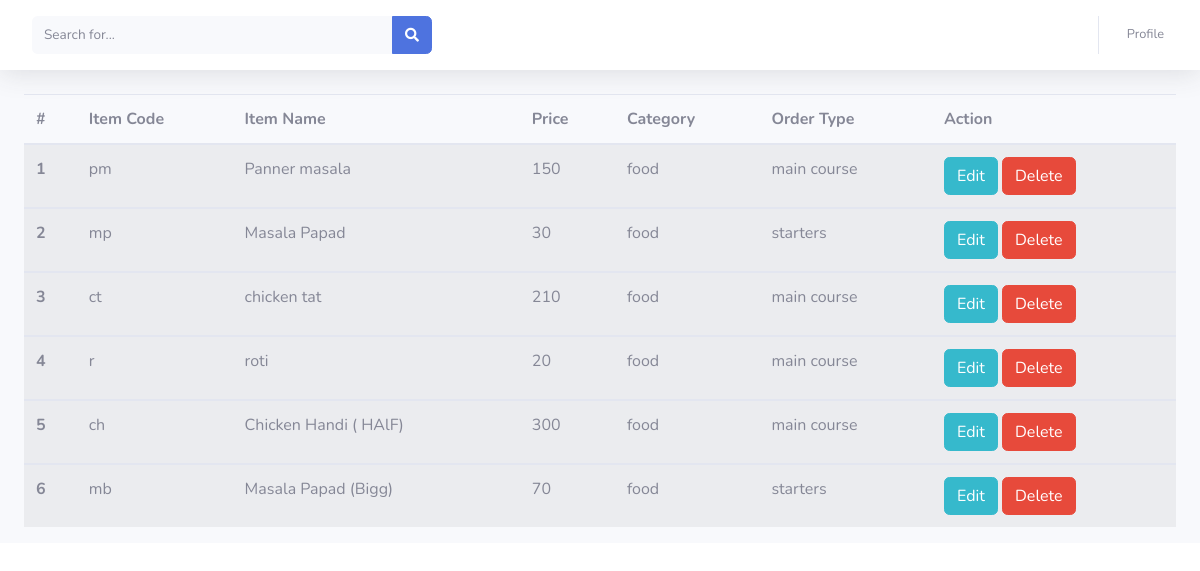
The app's page /kitchen_manager/manage_item.php (signed in) with its own data.
### tables this page shows
CREATE TABLE `items` (
  `id` int(11) NOT NULL,
  `item_code` varchar(20) NOT NULL,
  `item_name` varchar(40) NOT NULL,
  `description` varchar(100) NOT NULL,
  `price` int(11) NOT NULL,
  `category` varchar(20) NOT NULL,
  `o_type` varchar(20) NOT NULL
);

### kitchen_manager/manage_item.php (the view, shortened to what this page needs)
<!DOCTYPE html>
<html lang="en">
<head>
    <link href="../vendor/fontawesome-free/css/all.min.css" rel="stylesheet" type="text/css">
    <link href="../css/sb-admin-2.min.css" rel="stylesheet">
</head>
<body id="page-top">
    <div id="wrapper">
        <div id="content-wrapper" class="d-flex flex-column">
            <div id="content">
                <?php include '../include/navbar.php' ?>
                <div class="container-fluid">
                    <table class="table table-striped">
                        <thead>
                            <tr>
                                <th scope="col">#</th>
                                <th scope="col">Item Code</th>
                                <th scope="col">Item Name</th>
                                <th scope="col">Price</th>
                                <th scope="col">Category</th>
                                <th scope="col">Order Type</th>
                                <th scope="col">Action</th>
                            </tr>
                        </thead>
                        <?php
                        include '../include/config.php';
                        $i = 0;
                        $sql = "SELECT * FROM items";
                        $result = mysqli_query($conn, $sql);
                        $count = mysqli_num_rows($result);
                        if ($count > 0) {
                            while ($row = mysqli_fetch_assoc($result)) {
                                $i++
                        ?>
                                <tbody>
                                    <tr>
                                        <th scope="row"><?php echo "$i"; ?></th>
                                        <td><?php echo $row['item_code'] ?></td>
                                        <td><?php echo $row['item_name'] ?></td>
                                        <td><?php echo $row['price'] ?></td>
                                        <td><?php echo $row['category'] ?></td>
                                        <td><?php echo $row['o_type'] ?></td>
                                        <td>
                                            <a href=""><button type="button" class="btn btn-info">Edit</button></a>
                                            <a onclick="return confirm('Are you sure?')" href="manage_item.php?id=<?php echo $row['item_code'] ?>"><button type="button" class="btn btn-danger">Delete</button></a>
                                        </td>
                                    </tr>
                                <?php
                            } ?>
                                </tbody>
                            <?php
                        } else {
                            echo " no data Found";
                        }
                            ?>
                    </table>
                </div>
            </div>
        </div>
    </div>
</body>
</html>

### records on screen
items: item_code "pm", item_name "Panner masala", price "150", category "food", o_type "main course"
items: item_code "mp", item_name "Masala Papad", price "30", category "food", o_type "starters"
items: item_code "ct", item_name "chicken tat", price "210", category "food", o_type "main course"
items: item_code "r", item_name "roti", price "20", category "food", o_type "main course"
items: item_code "ch", item_name "Chicken Handi ( HAlF)", price "300", category "food", o_type "main course"
items: item_code "mb", item_name "Masala Papad (Bigg)", price "70", category "food", o_type "starters"
